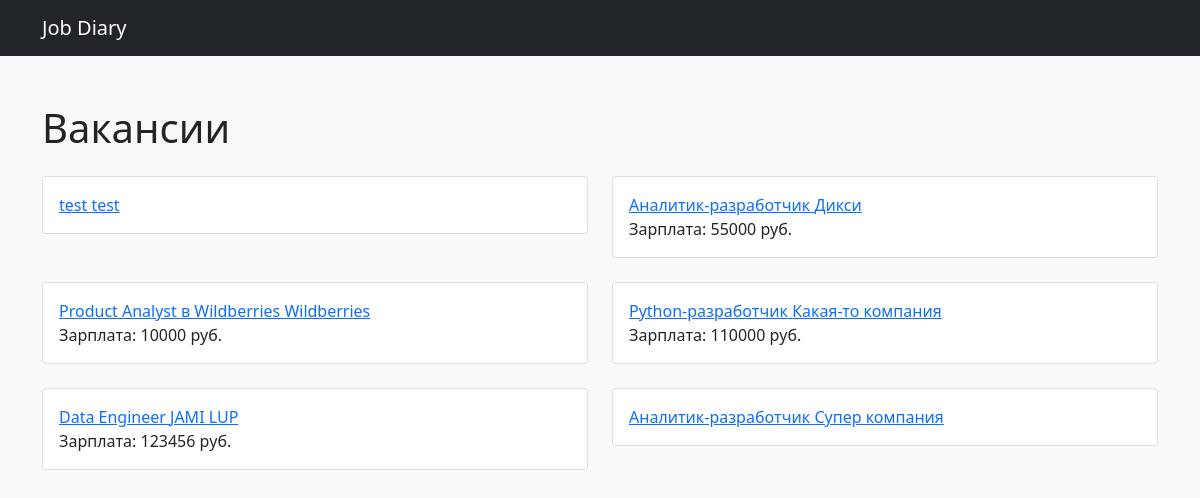
The page / on the database its author committed.
### vacancy/models.py (models this page shows)
class Vacancy(models.Model):
    name = models.CharField(max_length=255, verbose_name='Название вакансии')
    text = models.TextField(max_length=3000, verbose_name='Описание')
    salary = models.IntegerField(blank=True, null=True, verbose_name='Зарплата')
    link = models.URLField(max_length=1000, verbose_name='Ссылка на вакансию на сайте по поиску работы')
    company = models.CharField(max_length=255, verbose_name='Компания')
    create_time = models.DateTimeField(auto_now_add=True, verbose_name='Время создания')
    class Meta:
        verbose_name = 'Вакансия'
        verbose_name_plural = 'Вакансии'
        ordering = ['-create_time']
        indexes = [
            models.Index(fields=['-create_time'])
        ]

### vacancy/views.py (the view)
# urls.py: path('', views.index, name='home'),
def index(request):
    vacancy = Vacancy.objects.all()
    if request.method == 'POST':
        form = AddVacancy(request.POST)
        if form.is_valid():
            form.save()
            return redirect('home')
    else:
        form = AddVacancy()
    return render(request, 'index.html', {'vacancy': vacancy, 'form': form})

### templates/index.html (shortened to what this page needs)
{% extends 'base.html' %}
{% block content %}
<div class="container my-5">
    <h1 class="mb-4">Вакансии</h1>
    <div class="row g-4">
        {% for v in vacancy %}
        <div class="col-md-6">
            <div class="card vacancy-card">
                <div class="card-body">
                    <a href="{% url 'detail_vacancy' v.pk %}">{{ v.name }} {{ v.company }}</a>
                    {% if v.salary %}
                    <p class="card-text">Зарплата: {{ v.salary }} руб.</p>
                    {% endif %}
                </div>
            </div>
        </div>
        {% endfor %}
    </div>
</div>
{% endblock %}

### templates/base.html (shortened to what this page needs)
<!DOCTYPE html>
<html lang="ru">
<head>
    <link href="https://cdn.jsdelivr.net/npm/bootstrap@5.1.3/dist/css/bootstrap.min.css" rel="stylesheet">
</head>
<body class="bg-light">
    <nav class="navbar navbar-expand-lg navbar-dark bg-dark">
        <div class="container">
            <a class="navbar-brand" href="{% url 'home' %}">Job Diary</a>
        </div>
    </nav>
    {% block content %}{% endblock %}
</body>
</html>

### templates/base.html (style rules this page uses)
.vacancy-card { transition: transform 0.2s; cursor: pointer; }

### rows shown on the page
Vacancy: name "test", company "test"
Vacancy: name "Аналитик-разработчик", company "Дикси", salary "55000"
Vacancy: name "Product Analyst в Wildberries", company "Wildberries", salary "10000"
Vacancy: name "Python-разработчик", company "Какая-то компания", salary "110000"
Vacancy: name "Data Engineer", company "JAMI LUP", salary "123456"
Vacancy: name "Аналитик-разработчик", company "Супер компания"
